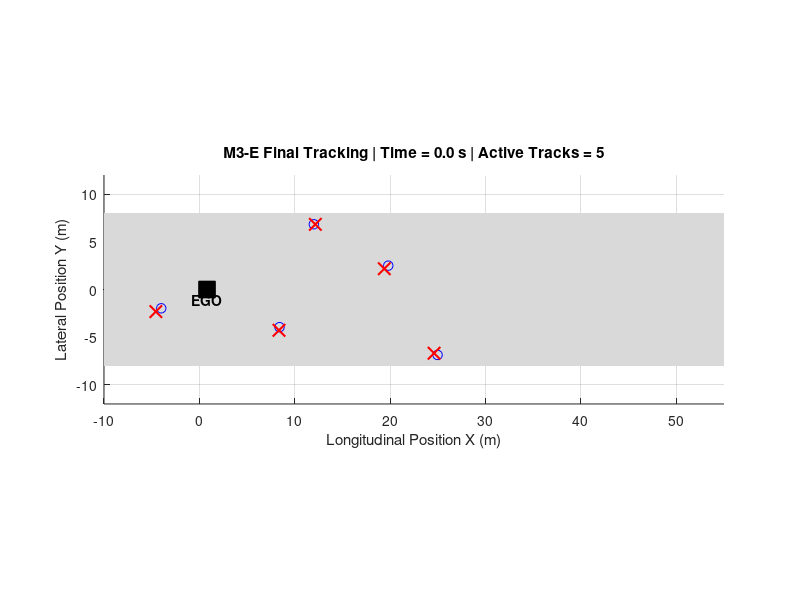

Here is the MATLAB script that generated this plot: (Note: this script raises an error after producing the figure.)
%% SIH 26037
% Module M3 - Perception and Object Tracking
% Developer: Daniel
%
% Stage M3-E:
% Final class-aware multi-object tracking
% with improved velocity estimation and metrics

clc;
clear;
close all;

rng(7);

%% Simulation settings
dt = 0.1;
simTime = 12;
time = 0:dt:simTime;

%% Detection settings
detectionProbability = 0.92;
positionNoiseStd = 0.45;

%% Tracker settings
associationThreshold = 2.5;
maxMissedFrames = 5;
velocitySmoothing = 0.85;

%% Ego vehicle
ego.x = 0;
ego.y = 0;
ego.vx = 4;
ego.vy = 0;

%% Ground-truth actors
actors(1).id = 1;
actors(1).type = "Car";
actors(1).state = [20, 2.5, -1.0, 0];

actors(2).id = 2;
actors(2).type = "Pedestrian";
actors(2).state = [12, 7, 0, -0.8];

actors(3).id = 3;
actors(3).type = "Auto-rickshaw";
actors(3).state = [8, -4, 2.0, 0.25];

actors(4).id = 4;
actors(4).type = "Two-wheeler";
actors(4).state = [-5, -2, 5.0, 0.15];

actors(5).id = 5;
actors(5).type = "Cattle";
actors(5).state = [25, -7, -0.15, 0.7];

numActors = length(actors);

%% Track structure
tracks = struct( ...
    'trackID', {}, ...
    'position', {}, ...
    'velocity', {}, ...
    'age', {}, ...
    'missedFrames', {}, ...
    'history', {}, ...
    'type', {}, ...
    'trueActorID', {});

nextTrackID = 1;

%% Metrics storage
totalDetections = 0;
createdTracks = 0;
maintainedDuringMiss = 0;

positionErrors = [];
velocityErrors = [];

activeTrackCount = zeros(size(time));

actorTrackIDs = cell(1,numActors);

%% Figure
figure( ...
    'Name','SIH 26037 - M3-E Final Tracking', ...
    'NumberTitle','off');

%% Main simulation loop
for k = 1:length(time)

    cla;
    hold on;
    grid on;

    %% Draw road
    patch([-10 55 55 -10], ...
          [-8 -8 8 8], ...
          [0.85 0.85 0.85], ...
          'EdgeColor','none');

    %% Update ego
    ego.x = ego.x + ego.vx*dt;
    ego.y = ego.y + ego.vy*dt;

    plot(ego.x,ego.y,'ks', ...
        'MarkerSize',12, ...
        'MarkerFaceColor','k');

    text(ego.x,ego.y-1, ...
        'EGO', ...
        'HorizontalAlignment','center', ...
        'FontWeight','bold');

    %% -------------------------------------------------
    % STEP 1: Generate noisy detections
    %% -------------------------------------------------

    detections = [];

    for i = 1:numActors

        % Update ground truth
        actors(i).state(1) = ...
            actors(i).state(1) + actors(i).state(3)*dt;

        actors(i).state(2) = ...
            actors(i).state(2) + actors(i).state(4)*dt;

        trueX = actors(i).state(1);
        trueY = actors(i).state(2);

        %% Plot ground truth
        plot(trueX,trueY,'bo', ...
            'MarkerSize',7);

        %% Generate detection
        if rand <= detectionProbability

            measuredX = ...
                trueX + positionNoiseStd*randn;

            measuredY = ...
                trueY + positionNoiseStd*randn;

            detection.position = [measuredX measuredY];
            detection.type = actors(i).type;
            detection.trueActorID = actors(i).id;

            if isempty(detections)
                detections = detection;
            else
                detections(end+1) = detection;
            end

            totalDetections = totalDetections + 1;

            %% Plot raw detection
            plot(measuredX,measuredY,'rx', ...
                'MarkerSize',9, ...
                'LineWidth',1.5);
        end
    end

    %% -------------------------------------------------
    % STEP 2: Predict existing tracks
    %% -------------------------------------------------

    for t = 1:length(tracks)

        tracks(t).position = ...
            tracks(t).position + tracks(t).velocity*dt;
    end

    %% -------------------------------------------------
    % STEP 3: Class-aware nearest-neighbour association
    %% -------------------------------------------------

    assignedDetection = false(1,length(detections));
    assignedTrack = false(1,length(tracks));

    if ~isempty(tracks) && ~isempty(detections)

        distanceMatrix = inf(length(tracks),length(detections));

        for t = 1:length(tracks)

            for d = 1:length(detections)

                % Only allow association if class is the same
                if tracks(t).type == detections(d).type

                    distanceMatrix(t,d) = norm( ...
                        tracks(t).position - ...
                        detections(d).position);
                end
            end
        end

        %% Greedy association
        while true

            [minDistance,linearIndex] = ...
                min(distanceMatrix(:));

            if isempty(minDistance) || ...
               isinf(minDistance) || ...
               minDistance > associationThreshold

                break;
            end

            [trackIdx,detIdx] = ...
                ind2sub(size(distanceMatrix),linearIndex);

            %% Recover previous corrected position
            previousCorrectedPosition = ...
                tracks(trackIdx).position - ...
                tracks(trackIdx).velocity*dt;

            %% Estimate measured velocity
            measuredVelocity = ...
                (detections(detIdx).position - ...
                 previousCorrectedPosition) / dt;

            %% Smooth velocity estimate
            tracks(trackIdx).velocity = ...
                velocitySmoothing*tracks(trackIdx).velocity + ...
                (1-velocitySmoothing)*measuredVelocity;

            %% Correct track position
            tracks(trackIdx).position = ...
                detections(detIdx).position;

            tracks(trackIdx).missedFrames = 0;
            tracks(trackIdx).age = ...
                tracks(trackIdx).age + 1;

            tracks(trackIdx).type = ...
                detections(detIdx).type;

            tracks(trackIdx).trueActorID = ...
                detections(detIdx).trueActorID;

            tracks(trackIdx).history(end+1,:) = ...
                tracks(trackIdx).position;

            assignedDetection(detIdx) = true;
            assignedTrack(trackIdx) = true;

            %% Prevent reuse in same frame
            distanceMatrix(trackIdx,:) = inf;
            distanceMatrix(:,detIdx) = inf;

            %% Tracking error metrics
            actorID = detections(detIdx).trueActorID;

            truePosition = ...
                actors(actorID).state(1:2);

            trueVelocity = ...
                actors(actorID).state(3:4);

            positionErrors(end+1) = norm( ...
                tracks(trackIdx).position - ...
                truePosition);

            velocityErrors(end+1) = norm( ...
                tracks(trackIdx).velocity - ...
                trueVelocity);

            actorTrackIDs{actorID}(end+1) = ...
                tracks(trackIdx).trackID;
        end
    end

    %% -------------------------------------------------
    % STEP 4: Handle missed tracks
    %% -------------------------------------------------

    for t = 1:length(tracks)

        if ~assignedTrack(t)

            tracks(t).missedFrames = ...
                tracks(t).missedFrames + 1;

            tracks(t).age = ...
                tracks(t).age + 1;

            tracks(t).history(end+1,:) = ...
                tracks(t).position;

            maintainedDuringMiss = ...
                maintainedDuringMiss + 1;
        end
    end

    %% -------------------------------------------------
    % STEP 5: Create new tracks
    %% -------------------------------------------------

    for d = 1:length(detections)

        if ~assignedDetection(d)

            newTrack.trackID = nextTrackID;
            newTrack.position = detections(d).position;
            newTrack.velocity = [0 0];
            newTrack.age = 1;
            newTrack.missedFrames = 0;
            newTrack.history = detections(d).position;
            newTrack.type = detections(d).type;
            newTrack.trueActorID = detections(d).trueActorID;

            tracks(end+1) = newTrack;

            actorID = detections(d).trueActorID;

            actorTrackIDs{actorID}(end+1) = ...
                nextTrackID;

            nextTrackID = ...
                nextTrackID + 1;

            createdTracks = ...
                createdTracks + 1;
        end
    end

    %% -------------------------------------------------
    % STEP 6: Remove stale tracks
    %% -------------------------------------------------

    if ~isempty(tracks)

        keepTrack = true(1,length(tracks));

        for t = 1:length(tracks)

            if tracks(t).missedFrames > maxMissedFrames
                keepTrack(t) = false;
            end
        end

        tracks = tracks(keepTrack);
    end

    %% Store track count
    activeTrackCount(k) = length(tracks);

    %% -------------------------------------------------
    % STEP 7: Plot active tracks
    %% -------------------------------------------------

    for t = 1:length(tracks)

        x = tracks(t).position(1);
        y = tracks(t).position(2);

        %% Track position
        plot(x,y,'md', ...
            'MarkerSize',10, ...
            'LineWidth',2);

        %% Track history
        if size(tracks(t).history,1) >= 2

            plot( ...
                tracks(t).history(:,1), ...
                tracks(t).history(:,2), ...
                'm-', ...
                'LineWidth',1);
        end

        %% Velocity arrow
        quiver( ...
            x, ...
            y, ...
            tracks(t).velocity(1), ...
            tracks(t).velocity(2), ...
            0.5, ...
            'LineWidth',1.2);

        %% Label
        label = sprintf( ...
            'T%d | %s', ...
            tracks(t).trackID, ...
            tracks(t).type);

        if tracks(t).missedFrames > 0

            label = sprintf( ...
                '%s | predicted', ...
                label);
        end

        text( ...
            x+0.4, ...
            y+0.4, ...
            label, ...
            'FontWeight','bold');
    end

    %% Figure formatting
    xlim([-10 55]);
    ylim([-12 12]);

    axis equal;

    xlabel('Longitudinal Position X (m)');
    ylabel('Lateral Position Y (m)');

    title(sprintf( ...
        'M3-E Final Tracking | Time = %.1f s | Active Tracks = %d', ...
        time(k),length(tracks)));

    %% Legend
    h1 = plot(nan,nan,'bo');
    h2 = plot(nan,nan,'rx','LineWidth',1.5);
    h3 = plot(nan,nan,'md','LineWidth',2);
    h4 = plot(nan,nan,'ks','MarkerFaceColor','k');

    legend( ...
        [h1 h2 h3 h4], ...
        {'Ground Truth', ...
         'Detection', ...
         'Tracked Estimate', ...
         'Ego Vehicle'}, ...
        'Location','northeastoutside');

    drawnow;
end

%% -------------------------------------------------
% FINAL METRICS
%% -------------------------------------------------

positionRMSE = ...
    sqrt(mean(positionErrors.^2));

velocityRMSE = ...
    sqrt(mean(velocityErrors.^2));

%% Track fragmentation analysis
totalFragments = 0;

fprintf('\n');
fprintf('Track IDs observed per actor:\n');

for i = 1:numActors

    uniqueIDs = ...
        unique(actorTrackIDs{i});

    fprintf('%-15s : ',actors(i).type);

    fprintf('%d ',uniqueIDs);

    fprintf('\n');

    if ~isempty(uniqueIDs)

        totalFragments = ...
            totalFragments + ...
            max(length(uniqueIDs)-1,0);
    end
end

%% Final summary
fprintf('\n');
fprintf('========================================\n');
fprintf(' SIH 26037 - M3-E FINAL RESULTS\n');
fprintf('========================================\n');

fprintf('Total detections          : %d\n', ...
    totalDetections);

fprintf('Tracks created            : %d\n', ...
    createdTracks);

fprintf('Active tracks at end      : %d\n', ...
    length(tracks));

fprintf('Missed frames predicted   : %d\n', ...
    maintainedDuringMiss);

fprintf('Tracking position RMSE    : %.3f m\n', ...
    positionRMSE);

fprintf('Tracking velocity RMSE    : %.3f m/s\n', ...
    velocityRMSE);

fprintf('Track fragmentations      : %d\n', ...
    totalFragments);

fprintf('========================================\n');

%% -------------------------------------------------
% ACTIVE TRACK COUNT PLOT
%% -------------------------------------------------

figure( ...
    'Name','M3-E Active Track Count', ...
    'NumberTitle','off');

plot(time,activeTrackCount, ...
    'LineWidth',1.5);

grid on;

xlabel('Time (s)');
ylabel('Number of Active Tracks');

title('M3-E Active Tracks Over Time');

yline(numActors,'--','Expected Actors');

%% -------------------------------------------------
% ERROR METRIC PLOT
%% -------------------------------------------------

figure( ...
    'Name','M3-E Tracking Error Metrics', ...
    'NumberTitle','off');

metricValues = [
    positionRMSE
    velocityRMSE
];

bar(metricValues);

set(gca, ...
    'XTick',1:2, ...
    'XTickLabel', ...
    {'Position RMSE (m)', ...
     'Velocity RMSE (m/s)'});

ylabel('Error');
title('M3-E Tracking Performance');
grid on;

disp("M3-E final tracking simulation completed successfully.");
